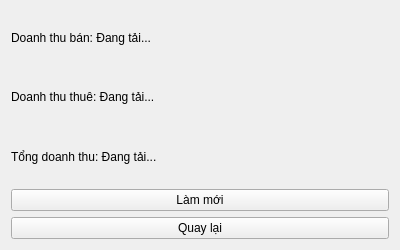
<?xml version="1.0" encoding="UTF-8"?>
<ui version="4.0">
 <class>BaoCaoDoanhThu</class>
 <widget class="QWidget" name="BaoCaoDoanhThu">
  <property name="geometry">
   <rect>
    <x>0</x>
    <y>0</y>
    <width>400</width>
    <height>250</height>
   </rect>
  </property>
  <property name="windowTitle">
   <string>Báo Cáo Doanh Thu</string>
  </property>
  <layout class="QVBoxLayout" name="verticalLayout">
   <item>
    <widget class="QLabel" name="label_ban">
     <property name="text">
      <string>Doanh thu bán: Đang tải...</string>
     </property>
    </widget>
   </item>
   <item>
    <widget class="QLabel" name="label_thue">
     <property name="text">
      <string>Doanh thu thuê: Đang tải...</string>
     </property>
    </widget>
   </item>
   <item>
    <widget class="QLabel" name="label_tong">
     <property name="text">
      <string>Tổng doanh thu: Đang tải...</string>
     </property>
    </widget>
   </item>
   <item>
    <widget class="QPushButton" name="btn_capnhat">
     <property name="text">
      <string>Làm mới</string>
     </property>
    </widget>
   </item>
   <item>
    <widget class="QPushButton" name="btn_quaylai5">
     <property name="text">
      <string>Quay lại</string>
     </property>
    </widget>
   </item>
  </layout>
 </widget>
 <resources/>
 <connections/>
</ui>
